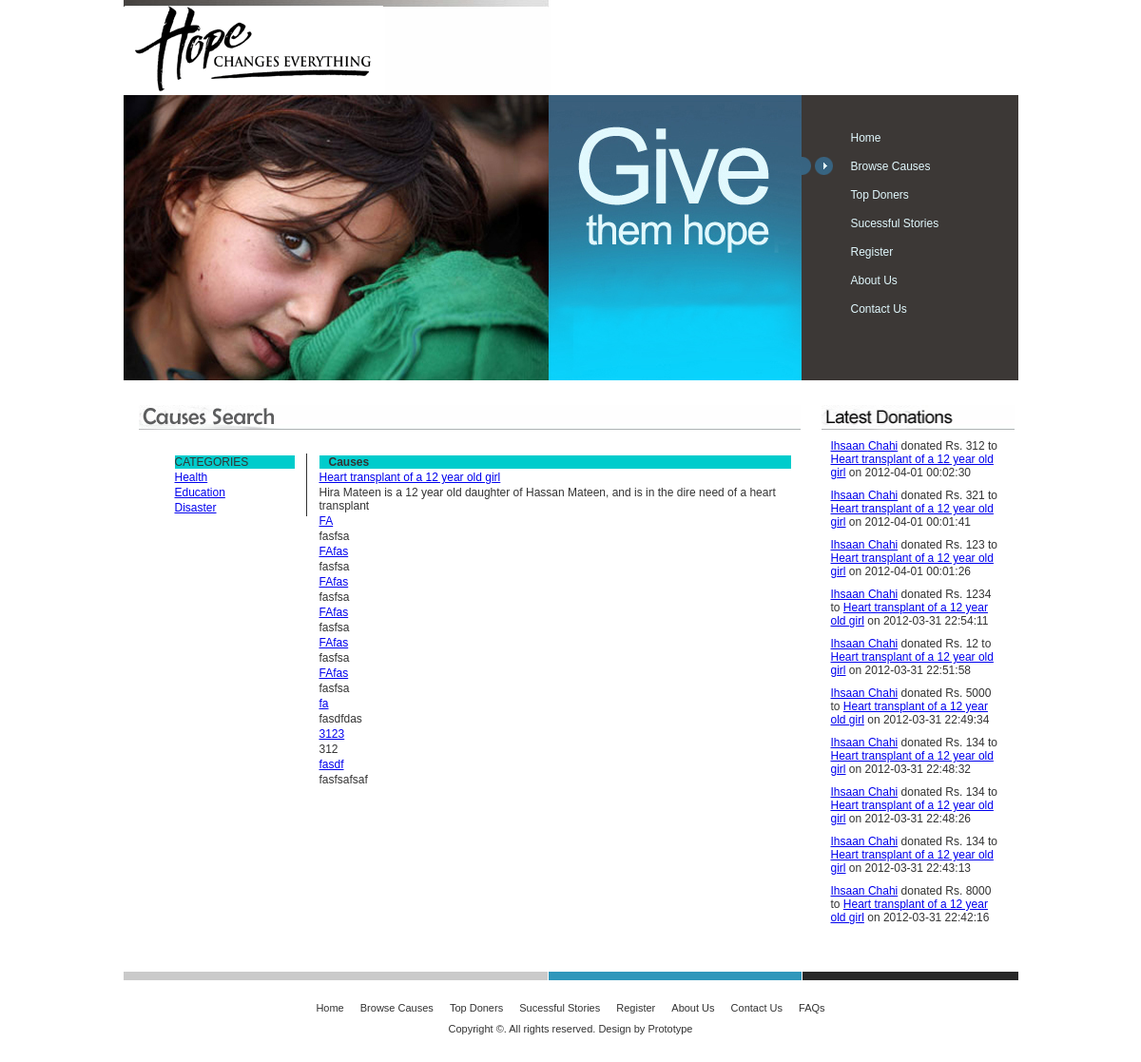
Screenshot of /browse.php with the database file from the repository.
### tables this page shows
CREATE TABLE `catagories` (
  `CatagoryID` int(11) NOT NULL,
  `Name` varchar(100) DEFAULT NULL,
  `Description` varchar(500) DEFAULT NULL,
  PRIMARY KEY (`CatagoryID`)
);

CREATE TABLE `causes` (
  `CauseID` int(11) NOT NULL AUTO_INCREMENT,
  `CatagoryID` int(11) DEFAULT NULL,
  `Title` varchar(500) DEFAULT NULL,
  `Description` varchar(1000) DEFAULT NULL,
  `Date` datetime DEFAULT NULL,
  `ExpireDate` datetime DEFAULT NULL,
  PRIMARY KEY (`CauseID`)
);

CREATE TABLE `donations` (
  `DonationID` int(11) NOT NULL AUTO_INCREMENT,
  `CauseID` int(11) DEFAULT NULL,
  `PaymentDetailID` int(11) DEFAULT NULL,
  `Amount` int(11) DEFAULT NULL,
  `Date` datetime DEFAULT NULL,
  PRIMARY KEY (`DonationID`)
);

CREATE TABLE `persons` (
  `PersonID` int(11) NOT NULL AUTO_INCREMENT,
  `LocationID` int(11) DEFAULT NULL,
  `FirstName` varchar(45) DEFAULT NULL,
  `LastName` varchar(45) DEFAULT NULL,
  `ContactNo` varchar(45) DEFAULT NULL,
  `Sex` varchar(45) DEFAULT NULL,
  `DOB` datetime DEFAULT NULL,
  `NIC` varchar(45) DEFAULT NULL,
  PRIMARY KEY (`PersonID`)
);

### browse.php (the view, shortened to what this page needs)
<!DOCTYPE HTML PUBLIC "-//W3C//DTD HTML 4.01 Transitional//EN"
"http://www.w3.org/TR/html4/loose.dtd">
<html>
<head>
<link rel="stylesheet" type="text/css" href="style.css" />
</head>
<body>
	<div id="header">
		<div style="border:solid 0px;height:100px;width:500px;">
		<img src="images/top.gif" alt="setalpm" border="0" usemap="#Map" />
		</div>
			<div style="Border:solid 0px;float:right;height:100px;width:370px;margin-top:-102px;margin-left:500px;">
		<br />
		<br />
		</div>
		<img src="images/photo.jpg" alt="" width="713" height="300" border="0" usemap="#Map" />
		<ul id="menu">
			<li><a href="index.php" class="but1">Home</a></li>
			<li><a href="Browse.php" class="but2_active">Browse Causes</a></li>
			<li><a href="topdonors.php" class="but3">Top Doners</a></li>
			<li><a href="index2.html" class="but4">Sucessful Stories</a></li>
			<li><a href="donorForm.php" class="but5">Register</a></li>
			<li><a href="AboutUs.php" class="but6">About Us</a></li>
			<li><a href="ContactUs.php" class="but7">Contact Us</a></li>
		</ul>
  	</div>
	<div id="wrapper">
		<div class="bigblock">
			<img src="images/causeSearch.jpg" alt="" width="696" height="26" /><br />
			<div>
 <?php
if (isset($_GET["catagoryid"]))
    $catagoryid = $_GET["catagoryid"];
else
    $catagoryid = 1;
$causes = mysql_query("SELECT * FROM causes WHERE CatagoryID=" . $catagoryid);
$catagories = mysql_query("SELECT * FROM catagories");
?>
<div style="Border-right:solid 1px;width:140px;float:left;">
<TABLE  width="130px;" style="margin-top:-25px;">
<TR> <TD STYLE="background-color:#00CCCC">CATEGORIES</TD></TR>
<?php
while($catagory = mysql_fetch_array($catagories))
{
?>
<tr><td><a href="browse.php?catagoryid=<?php echo $catagory['CatagoryID'] ?>"><?php echo $catagory['Name'] ?></a></tr></td>
<?php
}
?>
</table>
</div>
<table  style="margin-left:170px;" width="500";>
<tr>
    <td style="background-color:#00CCCC"><b>&nbsp;&nbsp;&nbsp;Causes</b></td></tr>
<?php
while($cause = mysql_fetch_array($causes))
{
?>
<tr>
    <td><a href="cause.php?causeid=<?php echo $cause['CauseID'] ?>"><?php echo $cause['Title'] ?></a></td></tr>
<tr>    <td><?php echo $cause['Description'] ?></td>
</tr>
<?php
}
?>
</table>
			</div>
 	  </div>
		<div class="list">
			<img src="images/title3.gif" alt="" width="203" height="26" /><br />
								<div >
<table border="0" cellspacing="10">
<?php
$topdonations = mysql_query("SELECT persons.PersonID, persons.FirstName, persons.LastName, causes.CauseID, causes.Title, donations.Amount , donations.Date FROM donations, persons, causes, paymentdetails WHERE causes.CauseID = donations.CauseID And paymentdetails.PaymentDetailID = donations.PaymentDetailID And paymentdetails.DonorID=persons.PersonID ORDER BY donations.Date DESC LIMIT 0, 10");
while($topdonation = mysql_fetch_array($topdonations))
{
?>
<tr><td><a href="donor.php?donorid=<?php echo $topdonation['PersonID'] ?>"><?php echo $topdonation['FirstName'] ?> <?php echo $topdonation['LastName'] ?></a> donated Rs. <?php echo $topdonation['Amount'] ?> to <a href="cause.php?causeid=<?php echo $topdonation['CauseID'] ?>" ><?php echo $topdonation['Title'] ?></a> on <?php echo $topdonation['Date'] ?>
</td></tr>
<?php
}
?>
</table>
		</div>
	  </div>
	</div>
	<div id="footer">
		<ul class="navigation">
			<li><a href="index.php" >Home</a></li>
			<li><a href="Browse.php" >Browse Causes</a></li>
			<li><a href="topdonors.php" >Top Doners</a></li>
			<li><a href="index2.html" >Sucessful Stories</a></li>
			<li><a href="donorForm.php" >Register</a></li>
			<li><a href="AboutUs.php" >About Us</a></li>
			<li><a href="ContactUs.php" >Contact Us</a></li>
			<li><a href="FAQs.php" >FAQs</a></li>
		</ul>
		<p>Copyright &copy;. All rights reserved. Design by Prototype</p>
	</div>
</body>
</html>

### style.css (style rules this page uses)
* { margin:0px; padding:0px }
html { width:100%; height:100%; }
body { width:941px; height:100%; position:relative; margin:0 auto; }
html > body { height:auto; min-height:100%; }
#header { width:941px; overflow:hidden; }
#header img { float:left; }
#wrapper { padding:25px 0 135px 0; overflow:hidden; width:941px; border-top:1px solid #fff; font-family:Arial, Helvetica, sans-serif; font-size:12px; color:#333333; }
#footer { position:absolute; bottom:0px; width:941px; height:95px; border-top:1px solid #fff; background-image:url(images/footer_bg.gif); background-position:top left; background-repeat:no-repeat; background-color:#fff; font-family:Arial, Helvetica, sans-serif; font-size:11px; color:#323232; }
#menu { background-color:#3C3836; width:228px; height:270px; float:left; list-style-type:none; padding:30px 0 0 0; }
#menu li { float:left; }
#menu a { display:block; float:left; width:150px; background-position:left 5px; background-repeat:no-repeat; padding:0 0 0 52px; font-family:Arial, Helvetica, sans-serif; font-size:12px; color:#E1F8FD; text-decoration:none; line-height:30px; }
.but2:hover, .but2_active { background-image:url(images/but2.gif); }
.list { float:left; padding:0 0 0 18px; width:202px; }
.navigation { text-align:center; padding:32px 0 10px 0; }
.navigation li { display:inline; }
.navigation a { margin:0 7px; color:#323232; text-decoration:none }
#footer p { text-align:center }
.bigblock { width:696px; float:left; padding:0 4px 0 16px; }
.bigblock div { padding:25px 0 0 18px; }

### rows the page displays
catagories: Name "Health"
catagories: Name "Education"
catagories: Name "Disaster"
causes: Title "Heart transplant of a 12 year old girl", Description "Hira Mateen is a 12 year old daughter of Hassan Mateen, and is in the dire need of a heart transplant"
causes: Title "FA", Description "fasfsa"
causes: Title "FAfas", Description "fasfsa"
causes: Title "FAfas", Description "fasfsa"
causes: Title "FAfas", Description "fasfsa"
causes: Title "FAfas", Description "fasfsa"
causes: Title "FAfas", Description "fasfsa"
causes: Title "fa", Description "fasdfdas"
causes: Title "3123", Description "312"
causes: Title "fasdf", Description "fasfsafsaf"
donations: persons.FirstName "Ihsaan", persons.LastName "Chahi", Amount "312", CauseID.Title "Heart transplant of a 12 year old girl", Date "2012-04-01 00:02:30"
donations: persons.FirstName "Ihsaan", persons.LastName "Chahi", Amount "321", CauseID.Title "Heart transplant of a 12 year old girl", Date "2012-04-01 00:01:41"
donations: persons.FirstName "Ihsaan", persons.LastName "Chahi", Amount "123", CauseID.Title "Heart transplant of a 12 year old girl", Date "2012-04-01 00:01:26"
donations: persons.FirstName "Ihsaan", persons.LastName "Chahi", Amount "1234", CauseID.Title "Heart transplant of a 12 year old girl", Date "2012-03-31 22:54:11"
donations: persons.FirstName "Ihsaan", persons.LastName "Chahi", Amount "12", CauseID.Title "Heart transplant of a 12 year old girl", Date "2012-03-31 22:51:58"
donations: persons.FirstName "Ihsaan", persons.LastName "Chahi", Amount "5000", CauseID.Title "Heart transplant of a 12 year old girl", Date "2012-03-31 22:49:34"
donations: persons.FirstName "Ihsaan", persons.LastName "Chahi", Amount "134", CauseID.Title "Heart transplant of a 12 year old girl", Date "2012-03-31 22:48:32"
donations: persons.FirstName "Ihsaan", persons.LastName "Chahi", Amount "134", CauseID.Title "Heart transplant of a 12 year old girl", Date "2012-03-31 22:48:26"
donations: persons.FirstName "Ihsaan", persons.LastName "Chahi", Amount "134", CauseID.Title "Heart transplant of a 12 year old girl", Date "2012-03-31 22:43:13"
donations: persons.FirstName "Ihsaan", persons.LastName "Chahi", Amount "8000", CauseID.Title "Heart transplant of a 12 year old girl", Date "2012-03-31 22:42:16"
